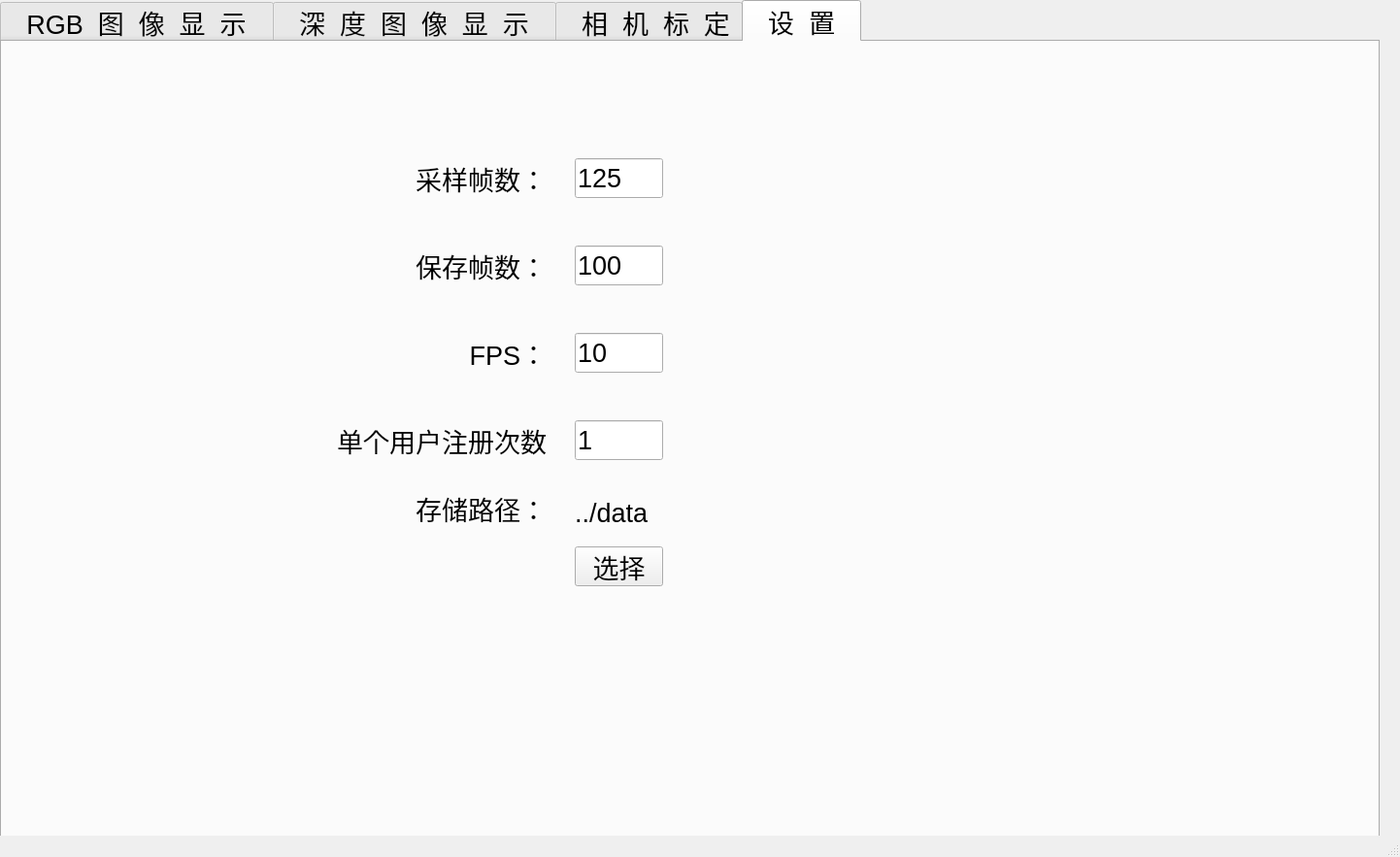
<?xml version="1.0" encoding="UTF-8"?>
<ui version="4.0">
 <class>MainWindow</class>
 <widget class="QMainWindow" name="MainWindow">
  <property name="geometry">
   <rect>
    <x>0</x>
    <y>0</y>
    <width>1442</width>
    <height>883</height>
   </rect>
  </property>
  <property name="windowTitle">
   <string>多线程数据采集系统</string>
  </property>
  <widget class="QWidget" name="centralwidget">
   <widget class="QTabWidget" name="tabWidget">
    <property name="geometry">
     <rect>
      <x>0</x>
      <y>0</y>
      <width>1421</width>
      <height>901</height>
     </rect>
    </property>
    <property name="font">
     <font>
      <family>Arial</family>
      <pointsize>20</pointsize>
      <weight>50</weight>
      <bold>false</bold>
     </font>
    </property>
    <property name="currentIndex">
     <number>3</number>
    </property>
    <widget class="QWidget" name="tab_2">
     <attribute name="title">
      <string>  RGB  图  像  显  示  </string>
     </attribute>
     <widget class="QGroupBox" name="groupBox">
      <property name="geometry">
       <rect>
        <x>10</x>
        <y>10</y>
        <width>461</width>
        <height>271</height>
       </rect>
      </property>
      <property name="font">
       <font>
        <pointsize>12</pointsize>
        <weight>50</weight>
        <bold>false</bold>
       </font>
      </property>
      <property name="styleSheet">
       <string notr="true">QGroupBox {     
border: 1px solid gray;     
border-radius: 9px;     
margin-top: 0.5em;
}

QGroupBox::title {     
subcontrol-origin: margin;     
left: 10px;     
padding: 0 3px 0 3px;
 }</string>
      </property>
      <property name="title">
       <string>深度鱼眼相机</string>
      </property>
      <widget class="QGroupBox" name="groupBox_2">
       <property name="geometry">
        <rect>
         <x>20</x>
         <y>30</y>
         <width>201</width>
         <height>221</height>
        </rect>
       </property>
       <property name="font">
        <font>
         <family>Arial</family>
        </font>
       </property>
       <property name="title">
        <string>1、深度鱼眼相机_1</string>
       </property>
       <widget class="QLabel" name="label_gray_fisheye_1">
        <property name="geometry">
         <rect>
          <x>20</x>
          <y>40</y>
          <width>160</width>
          <height>160</height>
         </rect>
        </property>
        <property name="text">
         <string/>
        </property>
       </widget>
      </widget>
      <widget class="QGroupBox" name="groupBox_3">
       <property name="geometry">
        <rect>
         <x>240</x>
         <y>30</y>
         <width>201</width>
         <height>221</height>
        </rect>
       </property>
       <property name="font">
        <font>
         <family>Arial</family>
        </font>
       </property>
       <property name="title">
        <string>2、深度鱼眼相机_2</string>
       </property>
       <widget class="QLabel" name="label_gray_fisheye_2">
        <property name="geometry">
         <rect>
          <x>20</x>
          <y>40</y>
          <width>160</width>
          <height>160</height>
         </rect>
        </property>
        <property name="text">
         <string/>
        </property>
       </widget>
      </widget>
     </widget>
     <widget class="QGroupBox" name="groupBox_4">
      <property name="geometry">
       <rect>
        <x>500</x>
        <y>10</y>
        <width>461</width>
        <height>271</height>
       </rect>
      </property>
      <property name="font">
       <font>
        <pointsize>12</pointsize>
        <weight>50</weight>
        <bold>false</bold>
       </font>
      </property>
      <property name="styleSheet">
       <string notr="true">QGroupBox {     
border: 1px solid gray;     
border-radius: 9px;     
margin-top: 0.5em;
}

QGroupBox::title {     
subcontrol-origin: margin;     
left: 10px;     
padding: 0 3px 0 3px;
 }</string>
      </property>
      <property name="title">
       <string>RGB鱼眼相机</string>
      </property>
      <widget class="QGroupBox" name="groupBox_5">
       <property name="geometry">
        <rect>
         <x>20</x>
         <y>30</y>
         <width>201</width>
         <height>221</height>
        </rect>
       </property>
       <property name="font">
        <font>
         <family>Arial</family>
        </font>
       </property>
       <property name="title">
        <string>3、RGB鱼眼相机_1</string>
       </property>
       <widget class="QLabel" name="label_RGB_fisheye_1">
        <property name="geometry">
         <rect>
          <x>20</x>
          <y>40</y>
          <width>160</width>
          <height>160</height>
         </rect>
        </property>
        <property name="text">
         <string/>
        </property>
       </widget>
      </widget>
      <widget class="QGroupBox" name="groupBox_6">
       <property name="geometry">
        <rect>
         <x>240</x>
         <y>30</y>
         <width>201</width>
         <height>221</height>
        </rect>
       </property>
       <property name="font">
        <font>
         <family>Arial</family>
        </font>
       </property>
       <property name="title">
        <string>4、RGB鱼眼相机_2</string>
       </property>
       <widget class="QLabel" name="label_RGB_fisheye_2">
        <property name="geometry">
         <rect>
          <x>20</x>
          <y>40</y>
          <width>160</width>
          <height>160</height>
         </rect>
        </property>
        <property name="text">
         <string/>
        </property>
       </widget>
      </widget>
     </widget>
     <widget class="QGroupBox" name="groupBox_7">
      <property name="geometry">
       <rect>
        <x>10</x>
        <y>300</y>
        <width>1381</width>
        <height>481</height>
       </rect>
      </property>
      <property name="font">
       <font>
        <pointsize>12</pointsize>
        <weight>50</weight>
        <bold>false</bold>
       </font>
      </property>
      <property name="styleSheet">
       <string notr="true">QGroupBox {     
border: 1px solid gray;     
border-radius: 9px;     
margin-top: 0.5em;
}

QGroupBox::title {     
subcontrol-origin: margin;     
left: 10px;     
padding: 0 3px 0 3px;
 }</string>
      </property>
      <property name="title">
       <string>RGB相机</string>
      </property>
      <widget class="QGroupBox" name="groupBox_8">
       <property name="geometry">
        <rect>
         <x>40</x>
         <y>30</y>
         <width>201</width>
         <height>211</height>
        </rect>
       </property>
       <property name="font">
        <font>
         <family>Arial</family>
        </font>
       </property>
       <property name="title">
        <string>5、RGB相机_1</string>
       </property>
       <widget class="QLabel" name="label_RGB_1">
        <property name="geometry">
         <rect>
          <x>20</x>
          <y>30</y>
          <width>160</width>
          <height>160</height>
         </rect>
        </property>
        <property name="text">
         <string/>
        </property>
       </widget>
      </widget>
      <widget class="QGroupBox" name="groupBox_9">
       <property name="geometry">
        <rect>
         <x>260</x>
         <y>30</y>
         <width>201</width>
         <height>211</height>
        </rect>
       </property>
       <property name="font">
        <font>
         <family>Arial</family>
        </font>
       </property>
       <property name="title">
        <string>6、RGB相机_2</string>
       </property>
       <widget class="QLabel" name="label_RGB_2">
        <property name="geometry">
         <rect>
          <x>20</x>
          <y>30</y>
          <width>160</width>
          <height>160</height>
         </rect>
        </property>
        <property name="text">
         <string/>
        </property>
       </widget>
      </widget>
      <widget class="QGroupBox" name="groupBox_10">
       <property name="geometry">
        <rect>
         <x>480</x>
         <y>30</y>
         <width>201</width>
         <height>211</height>
        </rect>
       </property>
       <property name="font">
        <font>
         <family>Arial</family>
        </font>
       </property>
       <property name="title">
        <string>7、RGB相机_3</string>
       </property>
       <widget class="QLabel" name="label_RGB_3">
        <property name="geometry">
         <rect>
          <x>20</x>
          <y>30</y>
          <width>160</width>
          <height>160</height>
         </rect>
        </property>
        <property name="text">
         <string/>
        </property>
       </widget>
      </widget>
      <widget class="QGroupBox" name="groupBox_11">
       <property name="geometry">
        <rect>
         <x>700</x>
         <y>30</y>
         <width>201</width>
         <height>211</height>
        </rect>
       </property>
       <property name="font">
        <font>
         <family>Arial</family>
        </font>
       </property>
       <property name="title">
        <string>8、RGB相机_4</string>
       </property>
       <widget class="QLabel" name="label_RGB_4">
        <property name="geometry">
         <rect>
          <x>20</x>
          <y>30</y>
          <width>160</width>
          <height>160</height>
         </rect>
        </property>
        <property name="text">
         <string/>
        </property>
       </widget>
      </widget>
      <widget class="QGroupBox" name="groupBox_12">
       <property name="geometry">
        <rect>
         <x>920</x>
         <y>30</y>
         <width>201</width>
         <height>211</height>
        </rect>
       </property>
       <property name="font">
        <font>
         <family>Arial</family>
        </font>
       </property>
       <property name="title">
        <string>9、RGB相机_5</string>
       </property>
       <widget class="QLabel" name="label_RGB_5">
        <property name="geometry">
         <rect>
          <x>20</x>
          <y>30</y>
          <width>160</width>
          <height>160</height>
         </rect>
        </property>
        <property name="text">
         <string/>
        </property>
       </widget>
      </widget>
      <widget class="QGroupBox" name="groupBox_13">
       <property name="geometry">
        <rect>
         <x>1140</x>
         <y>30</y>
         <width>201</width>
         <height>211</height>
        </rect>
       </property>
       <property name="font">
        <font>
         <family>Arial</family>
        </font>
       </property>
       <property name="title">
        <string>10、RGB相机_6</string>
       </property>
       <widget class="QLabel" name="label_RGB_6">
        <property name="geometry">
         <rect>
          <x>20</x>
          <y>30</y>
          <width>160</width>
          <height>160</height>
         </rect>
        </property>
        <property name="text">
         <string/>
        </property>
       </widget>
      </widget>
      <widget class="QGroupBox" name="groupBox_14">
       <property name="geometry">
        <rect>
         <x>40</x>
         <y>250</y>
         <width>201</width>
         <height>211</height>
        </rect>
       </property>
       <property name="font">
        <font>
         <family>Arial</family>
        </font>
       </property>
       <property name="title">
        <string>11、RGB相机_7</string>
       </property>
       <widget class="QLabel" name="label_RGB_7">
        <property name="geometry">
         <rect>
          <x>20</x>
          <y>30</y>
          <width>160</width>
          <height>160</height>
         </rect>
        </property>
        <property name="text">
         <string/>
        </property>
       </widget>
      </widget>
      <widget class="QGroupBox" name="groupBox_15">
       <property name="geometry">
        <rect>
         <x>260</x>
         <y>250</y>
         <width>201</width>
         <height>211</height>
        </rect>
       </property>
       <property name="font">
        <font>
         <family>Arial</family>
        </font>
       </property>
       <property name="title">
        <string>12、RGB相机_8</string>
       </property>
       <widget class="QLabel" name="label_RGB_8">
        <property name="geometry">
         <rect>
          <x>20</x>
          <y>30</y>
          <width>160</width>
          <height>160</height>
         </rect>
        </property>
        <property name="text">
         <string/>
        </property>
       </widget>
      </widget>
      <widget class="QGroupBox" name="groupBox_16">
       <property name="geometry">
        <rect>
         <x>480</x>
         <y>250</y>
         <width>201</width>
         <height>211</height>
        </rect>
       </property>
       <property name="font">
        <font>
         <family>Arial</family>
        </font>
       </property>
       <property name="title">
        <string>13、RGB鱼眼相机_9</string>
       </property>
       <widget class="QLabel" name="label_RGB_9">
        <property name="geometry">
         <rect>
          <x>20</x>
          <y>30</y>
          <width>160</width>
          <height>160</height>
         </rect>
        </property>
        <property name="text">
         <string/>
        </property>
       </widget>
      </widget>
      <widget class="QGroupBox" name="groupBox_17">
       <property name="geometry">
        <rect>
         <x>700</x>
         <y>250</y>
         <width>201</width>
         <height>211</height>
        </rect>
       </property>
       <property name="font">
        <font>
         <family>Arial</family>
        </font>
       </property>
       <property name="title">
        <string>14、RGB相机_10</string>
       </property>
       <widget class="QLabel" name="label_RGB_10">
        <property name="geometry">
         <rect>
          <x>20</x>
          <y>30</y>
          <width>160</width>
          <height>160</height>
         </rect>
        </property>
        <property name="text">
         <string/>
        </property>
       </widget>
      </widget>
      <widget class="QGroupBox" name="groupBox_18">
       <property name="geometry">
        <rect>
         <x>920</x>
         <y>250</y>
         <width>201</width>
         <height>211</height>
        </rect>
       </property>
       <property name="font">
        <font>
         <family>Arial</family>
        </font>
       </property>
       <property name="title">
        <string>15、RGB相机_11</string>
       </property>
       <widget class="QLabel" name="label_RGB_11">
        <property name="geometry">
         <rect>
          <x>20</x>
          <y>30</y>
          <width>160</width>
          <height>160</height>
         </rect>
        </property>
        <property name="text">
         <string/>
        </property>
       </widget>
      </widget>
      <widget class="QGroupBox" name="groupBox_19">
       <property name="geometry">
        <rect>
         <x>1140</x>
         <y>250</y>
         <width>201</width>
         <height>211</height>
        </rect>
       </property>
       <property name="font">
        <font>
         <family>Arial</family>
        </font>
       </property>
       <property name="title">
        <string>16、RGB相机_12</string>
       </property>
       <widget class="QLabel" name="label_RGB_12">
        <property name="geometry">
         <rect>
          <x>20</x>
          <y>30</y>
          <width>160</width>
          <height>160</height>
         </rect>
        </property>
        <property name="text">
         <string/>
        </property>
       </widget>
      </widget>
     </widget>
     <widget class="QGroupBox" name="groupBox_20">
      <property name="geometry">
       <rect>
        <x>990</x>
        <y>10</y>
        <width>401</width>
        <height>271</height>
       </rect>
      </property>
      <property name="font">
       <font>
        <family>Arial</family>
        <pointsize>12</pointsize>
       </font>
      </property>
      <property name="styleSheet">
       <string notr="true">QGroupBox {     
border: 1px solid gray;     
border-radius: 9px;     
margin-top: 0.5em;
}

QGroupBox::title {     
subcontrol-origin: margin;     
left: 10px;     
padding: 0 3px 0 3px;
 }</string>
      </property>
      <property name="title">
       <string>注册信息</string>
      </property>
      <widget class="QLabel" name="label_NO">
       <property name="geometry">
        <rect>
         <x>120</x>
         <y>40</y>
         <width>91</width>
         <height>31</height>
        </rect>
       </property>
       <property name="font">
        <font>
         <family>Arial</family>
         <pointsize>13</pointsize>
        </font>
       </property>
       <property name="text">
        <string>sample序号：</string>
       </property>
      </widget>
      <widget class="QLineEdit" name="lineEdit_NO">
       <property name="geometry">
        <rect>
         <x>220</x>
         <y>40</y>
         <width>113</width>
         <height>31</height>
        </rect>
       </property>
       <property name="font">
        <font>
         <family>Arial</family>
         <pointsize>13</pointsize>
        </font>
       </property>
      </widget>
      <widget class="QLineEdit" name="lineEdit_ID">
       <property name="geometry">
        <rect>
         <x>220</x>
         <y>90</y>
         <width>113</width>
         <height>31</height>
        </rect>
       </property>
       <property name="font">
        <font>
         <family>Arial</family>
         <pointsize>13</pointsize>
        </font>
       </property>
       <property name="text">
        <string/>
       </property>
      </widget>
      <widget class="QLabel" name="label_ID">
       <property name="geometry">
        <rect>
         <x>120</x>
         <y>90</y>
         <width>91</width>
         <height>31</height>
        </rect>
       </property>
       <property name="font">
        <font>
         <family>Arial</family>
         <pointsize>13</pointsize>
        </font>
       </property>
       <property name="text">
        <string>ID:</string>
       </property>
       <property name="alignment">
        <set>Qt::AlignRight|Qt::AlignTrailing|Qt::AlignVCenter</set>
       </property>
      </widget>
      <widget class="QLabel" name="label_sex">
       <property name="geometry">
        <rect>
         <x>120</x>
         <y>140</y>
         <width>91</width>
         <height>31</height>
        </rect>
       </property>
       <property name="font">
        <font>
         <family>Arial</family>
         <pointsize>13</pointsize>
        </font>
       </property>
       <property name="text">
        <string>性别：</string>
       </property>
       <property name="alignment">
        <set>Qt::AlignRight|Qt::AlignTrailing|Qt::AlignVCenter</set>
       </property>
      </widget>
      <widget class="QComboBox" name="comboBox_sex">
       <property name="geometry">
        <rect>
         <x>220</x>
         <y>140</y>
         <width>111</width>
         <height>31</height>
        </rect>
       </property>
       <property name="font">
        <font>
         <family>Arial</family>
         <pointsize>13</pointsize>
        </font>
       </property>
       <item>
        <property name="text">
         <string>男</string>
        </property>
       </item>
       <item>
        <property name="text">
         <string>女</string>
        </property>
       </item>
      </widget>
      <widget class="QPushButton" name="pushButton_regist">
       <property name="geometry">
        <rect>
         <x>110</x>
         <y>190</y>
         <width>91</width>
         <height>31</height>
        </rect>
       </property>
       <property name="font">
        <font>
         <family>Arial</family>
         <pointsize>13</pointsize>
        </font>
       </property>
       <property name="text">
        <string>注册用户</string>
       </property>
      </widget>
      <widget class="QPushButton" name="pushButton_del">
       <property name="geometry">
        <rect>
         <x>290</x>
         <y>190</y>
         <width>91</width>
         <height>31</height>
        </rect>
       </property>
       <property name="font">
        <font>
         <family>Arial</family>
         <pointsize>13</pointsize>
        </font>
       </property>
       <property name="text">
        <string>删除用户</string>
       </property>
      </widget>
      <widget class="QProgressBar" name="progressBar">
       <property name="geometry">
        <rect>
         <x>30</x>
         <y>230</y>
         <width>111</width>
         <height>23</height>
        </rect>
       </property>
       <property name="value">
        <number>0</number>
       </property>
      </widget>
      <widget class="QLabel" name="label_status">
       <property name="geometry">
        <rect>
         <x>140</x>
         <y>230</y>
         <width>251</width>
         <height>21</height>
        </rect>
       </property>
       <property name="font">
        <font>
         <family>Arial</family>
         <pointsize>13</pointsize>
        </font>
       </property>
       <property name="text">
        <string/>
       </property>
       <property name="alignment">
        <set>Qt::AlignCenter</set>
       </property>
      </widget>
     </widget>
    </widget>
    <widget class="QWidget" name="tab_camera">
     <attribute name="title">
      <string>  深  度  图  像  显  示  </string>
     </attribute>
     <widget class="QLabel" name="label_RGBD_5">
      <property name="geometry">
       <rect>
        <x>110</x>
        <y>120</y>
        <width>111</width>
        <height>111</height>
       </rect>
      </property>
      <property name="text">
       <string/>
      </property>
     </widget>
     <widget class="QLabel" name="label_RGBD_10">
      <property name="geometry">
       <rect>
        <x>110</x>
        <y>120</y>
        <width>111</width>
        <height>111</height>
       </rect>
      </property>
      <property name="text">
       <string/>
      </property>
     </widget>
     <widget class="QLabel" name="label_RGBD_12">
      <property name="geometry">
       <rect>
        <x>110</x>
        <y>120</y>
        <width>111</width>
        <height>111</height>
       </rect>
      </property>
      <property name="text">
       <string/>
      </property>
     </widget>
     <widget class="QLabel" name="label_RGBD_2">
      <property name="geometry">
       <rect>
        <x>110</x>
        <y>120</y>
        <width>111</width>
        <height>111</height>
       </rect>
      </property>
      <property name="text">
       <string/>
      </property>
     </widget>
     <widget class="QLabel" name="label_RGBD_8">
      <property name="geometry">
       <rect>
        <x>110</x>
        <y>120</y>
        <width>111</width>
        <height>111</height>
       </rect>
      </property>
      <property name="text">
       <string/>
      </property>
     </widget>
     <widget class="QLabel" name="label_RGBD_3">
      <property name="geometry">
       <rect>
        <x>110</x>
        <y>120</y>
        <width>111</width>
        <height>111</height>
       </rect>
      </property>
      <property name="text">
       <string/>
      </property>
     </widget>
     <widget class="QLabel" name="label_RGBD_1">
      <property name="geometry">
       <rect>
        <x>110</x>
        <y>120</y>
        <width>111</width>
        <height>111</height>
       </rect>
      </property>
      <property name="text">
       <string/>
      </property>
     </widget>
     <widget class="QLabel" name="label_RGBD_6">
      <property name="geometry">
       <rect>
        <x>110</x>
        <y>120</y>
        <width>111</width>
        <height>111</height>
       </rect>
      </property>
      <property name="text">
       <string/>
      </property>
     </widget>
     <widget class="QLabel" name="label_RGBD_11">
      <property name="geometry">
       <rect>
        <x>110</x>
        <y>120</y>
        <width>111</width>
        <height>111</height>
       </rect>
      </property>
      <property name="text">
       <string/>
      </property>
     </widget>
     <widget class="QLabel" name="label_RGBD_7">
      <property name="geometry">
       <rect>
        <x>110</x>
        <y>120</y>
        <width>111</width>
        <height>111</height>
       </rect>
      </property>
      <property name="text">
       <string/>
      </property>
     </widget>
     <widget class="QLabel" name="label_RGBD_4">
      <property name="geometry">
       <rect>
        <x>110</x>
        <y>120</y>
        <width>111</width>
        <height>111</height>
       </rect>
      </property>
      <property name="text">
       <string/>
      </property>
     </widget>
     <widget class="QLabel" name="label_RGBD_9">
      <property name="geometry">
       <rect>
        <x>110</x>
        <y>120</y>
        <width>111</width>
        <height>111</height>
       </rect>
      </property>
      <property name="text">
       <string/>
      </property>
     </widget>
    </widget>
    <widget class="QWidget" name="tab_3">
     <attribute name="title">
      <string>  相  机  标  定</string>
     </attribute>
     <widget class="QComboBox" name="comboBox_calibration_camera_1">
      <property name="geometry">
       <rect>
        <x>330</x>
        <y>80</y>
        <width>261</width>
        <height>51</height>
       </rect>
      </property>
      <item>
       <property name="text">
        <string>1、深度鱼眼相机_1</string>
       </property>
      </item>
      <item>
       <property name="text">
        <string>2、深度鱼眼相机_2</string>
       </property>
      </item>
      <item>
       <property name="text">
        <string>3、RGB相机_1</string>
       </property>
      </item>
      <item>
       <property name="text">
        <string>4、RGB鱼眼相机_2</string>
       </property>
      </item>
      <item>
       <property name="text">
        <string>5、RGBD相机_1</string>
       </property>
      </item>
      <item>
       <property name="text">
        <string>6、RGBD相机_2</string>
       </property>
      </item>
      <item>
       <property name="text">
        <string>7、RGBD相机_3</string>
       </property>
      </item>
      <item>
       <property name="text">
        <string>8、RGBD相机_4</string>
       </property>
      </item>
      <item>
       <property name="text">
        <string>9、RGBD相机_5</string>
       </property>
      </item>
      <item>
       <property name="text">
        <string>10、RGBD相机_6</string>
       </property>
      </item>
      <item>
       <property name="text">
        <string>11、RGBD相机_7</string>
       </property>
      </item>
      <item>
       <property name="text">
        <string>12、RGBD相机_8</string>
       </property>
      </item>
      <item>
       <property name="text">
        <string>13、RGBD相机_9</string>
       </property>
      </item>
      <item>
       <property name="text">
        <string>14、RGBD相机_10</string>
       </property>
      </item>
      <item>
       <property name="text">
        <string>15、RGBD相机_11</string>
       </property>
      </item>
      <item>
       <property name="text">
        <string>12、RGBD相机_12</string>
       </property>
      </item>
     </widget>
     <widget class="QLabel" name="label_calibration_camera_1">
      <property name="geometry">
       <rect>
        <x>100</x>
        <y>80</y>
        <width>211</width>
        <height>51</height>
       </rect>
      </property>
      <property name="text">
       <string>需要标定的相机1：</string>
      </property>
     </widget>
     <widget class="QLabel" name="label_calibration_camera_2">
      <property name="geometry">
       <rect>
        <x>100</x>
        <y>180</y>
        <width>211</width>
        <height>51</height>
       </rect>
      </property>
      <property name="text">
       <string>需要标定的相机2：</string>
      </property>
     </widget>
     <widget class="QComboBox" name="comboBox_calibration_camera_2">
      <property name="geometry">
       <rect>
        <x>330</x>
        <y>180</y>
        <width>261</width>
        <height>51</height>
       </rect>
      </property>
      <item>
       <property name="text">
        <string>1、深度鱼眼相机_1</string>
       </property>
      </item>
      <item>
       <property name="text">
        <string>2、深度鱼眼相机_2</string>
       </property>
      </item>
      <item>
       <property name="text">
        <string>3、RGB相机_1</string>
       </property>
      </item>
      <item>
       <property name="text">
        <string>4、RGB鱼眼相机_2</string>
       </property>
      </item>
      <item>
       <property name="text">
        <string>5、RGBD相机_1</string>
       </property>
      </item>
      <item>
       <property name="text">
        <string>6、RGBD相机_2</string>
       </property>
      </item>
      <item>
       <property name="text">
        <string>7、RGBD相机_3</string>
       </property>
      </item>
      <item>
       <property name="text">
        <string>8、RGBD相机_4</string>
       </property>
      </item>
      <item>
       <property name="text">
        <string>9、RGBD相机_5</string>
       </property>
      </item>
      <item>
       <property name="text">
        <string>10、RGBD相机_6</string>
       </property>
      </item>
      <item>
       <property name="text">
        <string>11、RGBD相机_7</string>
       </property>
      </item>
      <item>
       <property name="text">
        <string>12、RGBD相机_8</string>
       </property>
      </item>
      <item>
       <property name="text">
        <string>13、RGBD相机_9</string>
       </property>
      </item>
      <item>
       <property name="text">
        <string>14、RGBD相机_10</string>
       </property>
      </item>
      <item>
       <property name="text">
        <string>15、RGBD相机_11</string>
       </property>
      </item>
      <item>
       <property name="text">
        <string>12、RGBD相机_12</string>
       </property>
      </item>
     </widget>
     <widget class="QPushButton" name="pushButton_start_calibration">
      <property name="geometry">
       <rect>
        <x>280</x>
        <y>270</y>
        <width>161</width>
        <height>51</height>
       </rect>
      </property>
      <property name="text">
       <string>开始标定</string>
      </property>
     </widget>
    </widget>
    <widget class="QWidget" name="tab">
     <attribute name="title">
      <string>  设  置  </string>
     </attribute>
     <widget class="QLineEdit" name="lineEdit_sample_frame">
      <property name="geometry">
       <rect>
        <x>590</x>
        <y>120</y>
        <width>91</width>
        <height>41</height>
       </rect>
      </property>
      <property name="font">
       <font>
        <family>Arial</family>
        <pointsize>20</pointsize>
        <weight>50</weight>
        <bold>false</bold>
       </font>
      </property>
      <property name="text">
       <string>125</string>
      </property>
     </widget>
     <widget class="QLabel" name="label_sample_frame">
      <property name="geometry">
       <rect>
        <x>350</x>
        <y>120</y>
        <width>211</width>
        <height>41</height>
       </rect>
      </property>
      <property name="font">
       <font>
        <family>Arial</family>
        <pointsize>20</pointsize>
        <weight>50</weight>
        <bold>false</bold>
       </font>
      </property>
      <property name="text">
       <string>采样帧数：</string>
      </property>
      <property name="alignment">
       <set>Qt::AlignRight|Qt::AlignTrailing|Qt::AlignVCenter</set>
      </property>
     </widget>
     <widget class="QLineEdit" name="lineEdit_FPS">
      <property name="geometry">
       <rect>
        <x>590</x>
        <y>300</y>
        <width>91</width>
        <height>41</height>
       </rect>
      </property>
      <property name="font">
       <font>
        <family>Arial</family>
        <pointsize>20</pointsize>
        <weight>50</weight>
        <bold>false</bold>
       </font>
      </property>
      <property name="text">
       <string>10</string>
      </property>
     </widget>
     <widget class="QLabel" name="label_FPS">
      <property name="geometry">
       <rect>
        <x>390</x>
        <y>300</y>
        <width>171</width>
        <height>41</height>
       </rect>
      </property>
      <property name="font">
       <font>
        <family>Arial</family>
        <pointsize>20</pointsize>
        <weight>50</weight>
        <bold>false</bold>
       </font>
      </property>
      <property name="text">
       <string>FPS：</string>
      </property>
      <property name="alignment">
       <set>Qt::AlignRight|Qt::AlignTrailing|Qt::AlignVCenter</set>
      </property>
     </widget>
     <widget class="QLabel" name="label_save_path">
      <property name="geometry">
       <rect>
        <x>390</x>
        <y>460</y>
        <width>171</width>
        <height>41</height>
       </rect>
      </property>
      <property name="font">
       <font>
        <family>Arial</family>
        <pointsize>20</pointsize>
        <weight>50</weight>
        <bold>false</bold>
       </font>
      </property>
      <property name="text">
       <string>存储路径：</string>
      </property>
      <property name="alignment">
       <set>Qt::AlignRight|Qt::AlignTrailing|Qt::AlignVCenter</set>
      </property>
     </widget>
     <widget class="QPushButton" name="pushButton_select_path">
      <property name="geometry">
       <rect>
        <x>590</x>
        <y>520</y>
        <width>91</width>
        <height>41</height>
       </rect>
      </property>
      <property name="text">
       <string>选择</string>
      </property>
     </widget>
     <widget class="QLabel" name="label_root_path">
      <property name="geometry">
       <rect>
        <x>590</x>
        <y>470</y>
        <width>811</width>
        <height>31</height>
       </rect>
      </property>
      <property name="text">
       <string>../data</string>
      </property>
     </widget>
     <widget class="QLineEdit" name="lineEdit_total_recording_time">
      <property name="geometry">
       <rect>
        <x>590</x>
        <y>390</y>
        <width>91</width>
        <height>41</height>
       </rect>
      </property>
      <property name="font">
       <font>
        <family>Arial</family>
        <pointsize>20</pointsize>
        <weight>50</weight>
        <bold>false</bold>
       </font>
      </property>
      <property name="text">
       <string>1</string>
      </property>
     </widget>
     <widget class="QLabel" name="label_total_recording_time">
      <property name="geometry">
       <rect>
        <x>330</x>
        <y>390</y>
        <width>231</width>
        <height>41</height>
       </rect>
      </property>
      <property name="font">
       <font>
        <family>Arial</family>
        <pointsize>20</pointsize>
        <weight>50</weight>
        <bold>false</bold>
       </font>
      </property>
      <property name="text">
       <string>单个用户注册次数</string>
      </property>
      <property name="alignment">
       <set>Qt::AlignRight|Qt::AlignTrailing|Qt::AlignVCenter</set>
      </property>
     </widget>
     <widget class="QLabel" name="label_save_frame">
      <property name="geometry">
       <rect>
        <x>350</x>
        <y>210</y>
        <width>211</width>
        <height>41</height>
       </rect>
      </property>
      <property name="font">
       <font>
        <family>Arial</family>
        <pointsize>20</pointsize>
        <weight>50</weight>
        <bold>false</bold>
       </font>
      </property>
      <property name="text">
       <string>保存帧数：</string>
      </property>
      <property name="alignment">
       <set>Qt::AlignRight|Qt::AlignTrailing|Qt::AlignVCenter</set>
      </property>
     </widget>
     <widget class="QLineEdit" name="lineEdit_save_frame">
      <property name="geometry">
       <rect>
        <x>590</x>
        <y>210</y>
        <width>91</width>
        <height>41</height>
       </rect>
      </property>
      <property name="font">
       <font>
        <family>Arial</family>
        <pointsize>20</pointsize>
        <weight>50</weight>
        <bold>false</bold>
       </font>
      </property>
      <property name="text">
       <string>100</string>
      </property>
     </widget>
    </widget>
   </widget>
  </widget>
  <widget class="QMenuBar" name="menubar">
   <property name="geometry">
    <rect>
     <x>0</x>
     <y>0</y>
     <width>1442</width>
     <height>26</height>
    </rect>
   </property>
  </widget>
  <widget class="QStatusBar" name="statusbar"/>
 </widget>
 <resources/>
 <connections/>
</ui>
